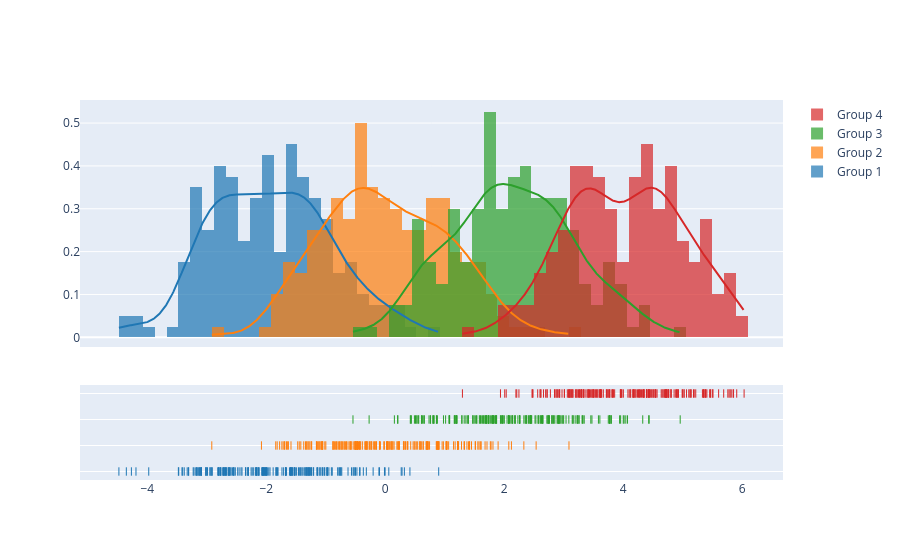

Notebook source saved alongside this figure:
### Code cell
import plotly.figure_factory as ff

# Add histogram data
x1 = np.random.randn(200) - 2
x2 = np.random.randn(200)
x3 = np.random.randn(200) + 2
x4 = np.random.randn(200) + 4

# Group data together
hist_data = [x1, x2, x3, x4]

group_labels = ['Group 1', 'Group 2', 'Group 3', 'Group 4']

# Create distplot with custom bin_size
fig = ff.create_distplot(hist_data, group_labels, bin_size=.2)
fig.show()

### Figure 1 — Plotly figure (JSON) as saved in the notebook; plotly's stock layout.template omitted (floating-point values rounded to 4 significant figures; data arrays with more than 128 entries replaced by an {"elided": "..."} marker saying what was removed)
{"data": [{"autobinx": false, "histnorm": "probability density", "legendgroup": "Group 1", "marker": {"color": "rgb(31, 119, 180)"}, "name": "Group 1", "opacity": 0.7, "type": "histogram", "x": {"elided": "200 float values"}, "xaxis": "x", "xbins": {"end": 0.8977, "size": 0.2, "start": -4.477}, "yaxis": "y"}, {"autobinx": false, "histnorm": "probability density", "legendgroup": "Group 2", "marker": {"color": "rgb(255, 127, 14)"}, "name": "Group 2", "opacity": 0.7, "type": "histogram", "x": {"elided": "200 float values"}, "xaxis": "x", "xbins": {"end": 3.087, "size": 0.2, "start": -2.916}, "yaxis": "y"}, {"autobinx": false, "histnorm": "probability density", "legendgroup": "Group 3", "marker": {"color": "rgb(44, 160, 44)"}, "name": "Group 3", "opacity": 0.7, "type": "histogram", "x": {"elided": "200 float values"}, "xaxis": "x", "xbins": {"end": 4.956, "size": 0.2, "start": -0.5429}, "yaxis": "y"}, {"autobinx": false, "histnorm": "probability density", "legendgroup": "Group 4", "marker": {"color": "rgb(214, 39, 40)"}, "name": "Group 4", "opacity": 0.7, "type": "histogram", "x": {"elided": "200 float values"}, "xaxis": "x", "xbins": {"end": 6.03, "size": 0.2, "start": 1.297}, "yaxis": "y"}, {"legendgroup": "Group 1", "marker": {"color": "rgb(31, 119, 180)"}, "mode": "lines", "name": "Group 1", "showlegend": false, "type": "scatter", "x": {"elided": "500 float values"}, "xaxis": "x", "y": {"elided": "500 float values"}, "yaxis": "y"}, {"legendgroup": "Group 2", "marker": {"color": "rgb(255, 127, 14)"}, "mode": "lines", "name": "Group 2", "showlegend": false, "type": "scatter", "x": {"elided": "500 float values"}, "xaxis": "x", "y": {"elided": "500 float values"}, "yaxis": "y"}, {"legendgroup": "Group 3", "marker": {"color": "rgb(44, 160, 44)"}, "mode": "lines", "name": "Group 3", "showlegend": false, "type": "scatter", "x": {"elided": "500 float values"}, "xaxis": "x", "y": {"elided": "500 float values"}, "yaxis": "y"}, {"legendgroup": "Group 4", "marker": {"color": "rgb(214, 39, 40)"}, "mode": "lines", "name": "Group 4", "showlegend": false, "type": "scatter", "x": {"elided": "500 float values"}, "xaxis": "x", "y": {"elided": "500 float values"}, "yaxis": "y"}, {"legendgroup": "Group 1", "marker": {"color": "rgb(31, 119, 180)", "symbol": "line-ns-open"}, "mode": "markers", "name": "Group 1", "showlegend": false, "type": "scatter", "x": {"elided": "200 float values"}, "xaxis": "x", "y": {"elided": "200 str values"}, "yaxis": "y2"}, {"legendgroup": "Group 2", "marker": {"color": "rgb(255, 127, 14)", "symbol": "line-ns-open"}, "mode": "markers", "name": "Group 2", "showlegend": false, "type": "scatter", "x": {"elided": "200 float values"}, "xaxis": "x", "y": {"elided": "200 str values"}, "yaxis": "y2"}, {"legendgroup": "Group 3", "marker": {"color": "rgb(44, 160, 44)", "symbol": "line-ns-open"}, "mode": "markers", "name": "Group 3", "showlegend": false, "type": "scatter", "x": {"elided": "200 float values"}, "xaxis": "x", "y": {"elided": "200 str values"}, "yaxis": "y2"}, {"legendgroup": "Group 4", "marker": {"color": "rgb(214, 39, 40)", "symbol": "line-ns-open"}, "mode": "markers", "name": "Group 4", "showlegend": false, "type": "scatter", "x": {"elided": "200 float values"}, "xaxis": "x", "y": {"elided": "200 str values"}, "yaxis": "y2"}], "layout": {"barmode": "overlay", "hovermode": "closest", "legend": {"traceorder": "reversed"}, "xaxis": {"anchor": "y2", "domain": [0.0, 1.0], "zeroline": false}, "yaxis": {"anchor": "free", "domain": [0.35, 1], "position": 0.0}, "yaxis2": {"anchor": "x", "domain": [0, 0.25], "dtick": 1, "showticklabels": false}}}
